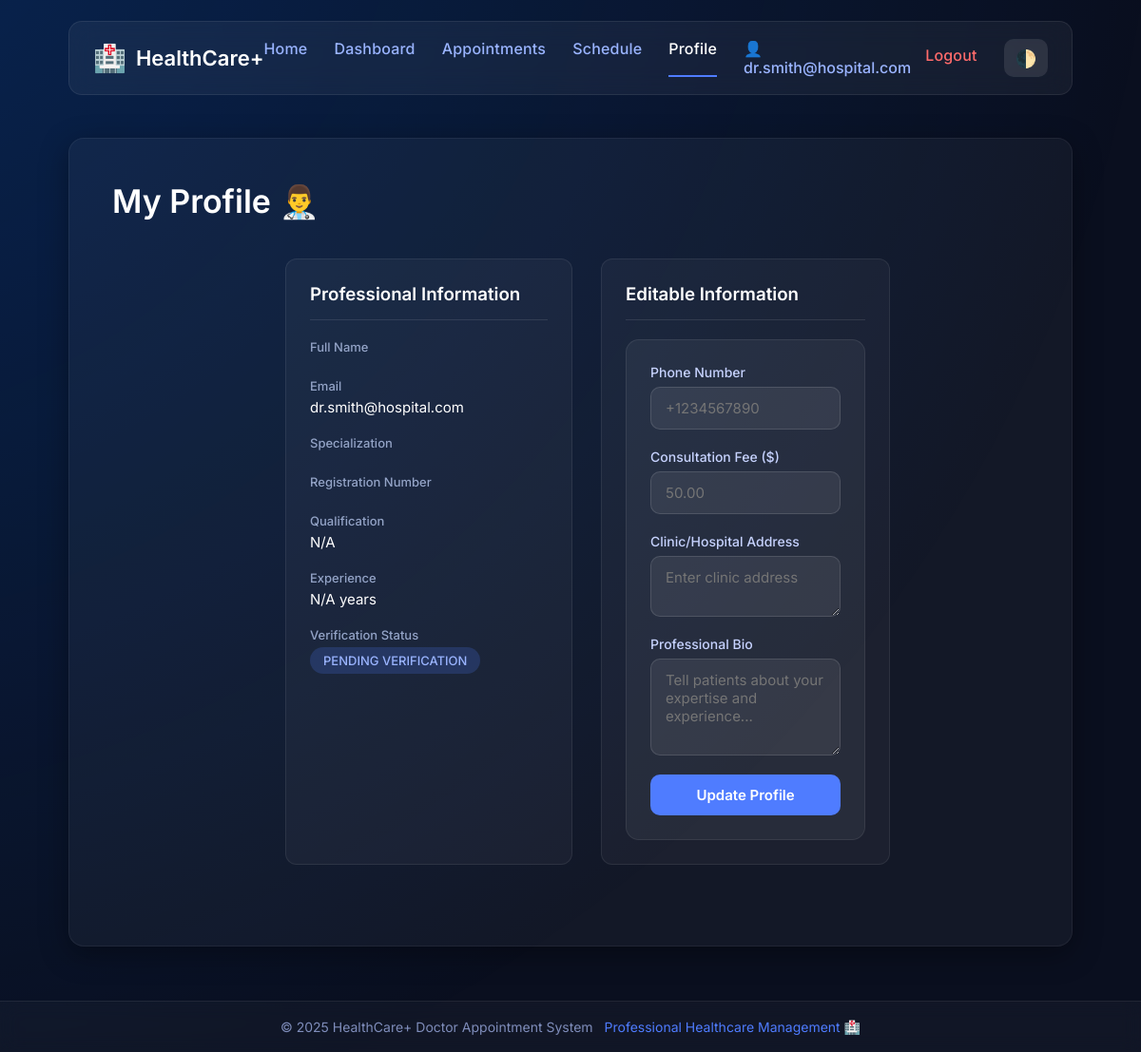
The page /doctor/profile (signed in) on the database as committed earlier.
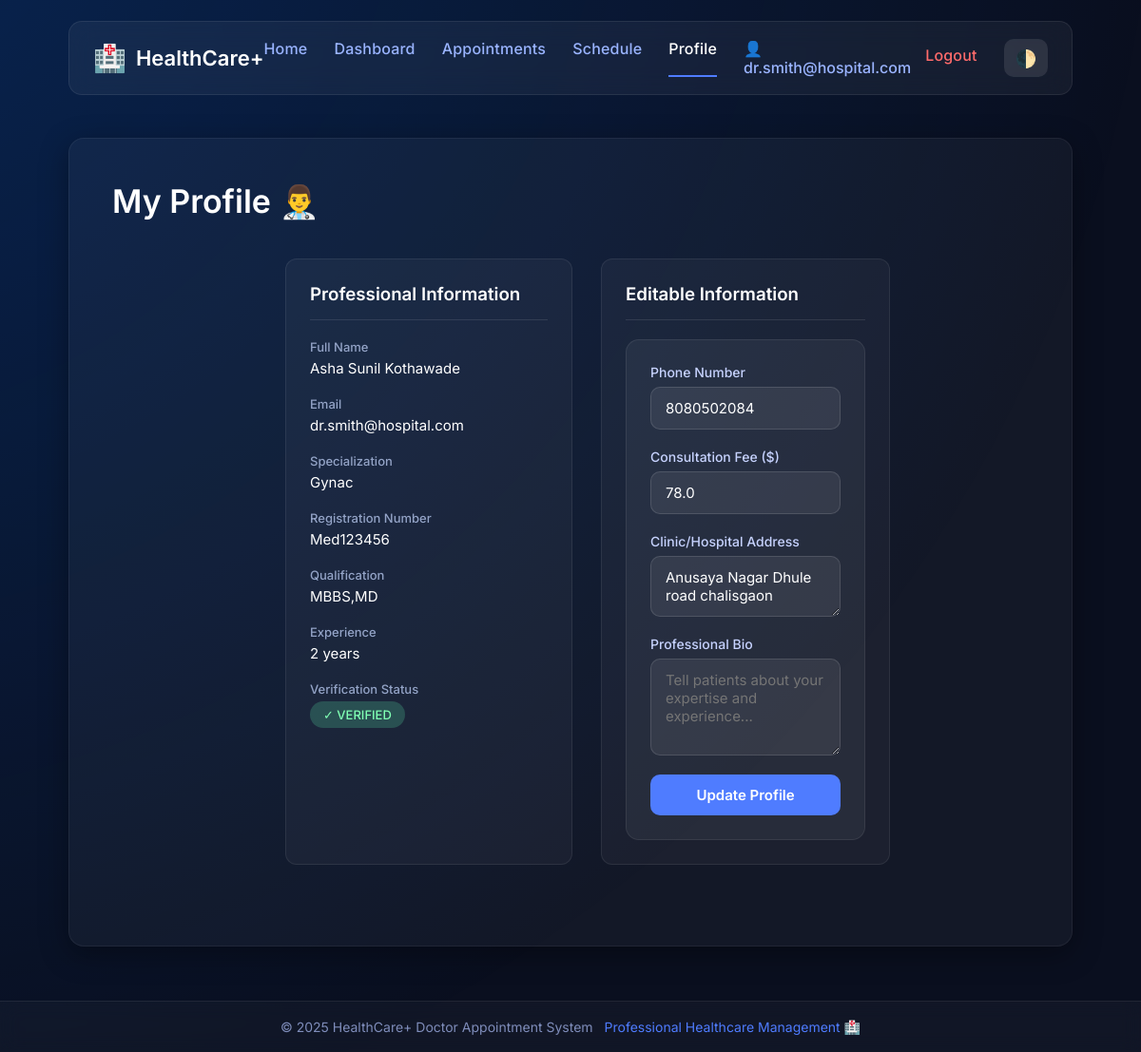
The same page on the database as committed later.
### tables this page shows
CREATE TABLE doctors (
id INTEGER PRIMARY KEY AUTOINCREMENT,
user_id INTEGER UNIQUE NOT NULL,
full_name TEXT NOT NULL,
specialization TEXT NOT NULL,
qualification TEXT,
registration_number TEXT UNIQUE NOT NULL,
phone TEXT,
address TEXT,
experience_years INTEGER,
consultation_fee REAL,
bio TEXT,
profile_image TEXT,
is_verified INTEGER DEFAULT 0,
created_at DATETIME DEFAULT CURRENT_TIMESTAMP,
updated_at DATETIME DEFAULT CURRENT_TIMESTAMP,
FOREIGN KEY (user_id) REFERENCES users(id) ON DELETE CASCADE
);

### routes/doctor.py (the view)
@doctor_bp.route('/profile')
@doctor_required
def profile():
    try:
        with get_db_cursor(doctor_bp.config) as cursor:
            doctor_id = session.get('profile_id')
            doctor = Doctor.get_by_id(cursor, doctor_id)
            user = User.get_by_id(cursor, session['user_id'])
            user_email = user['email'] if user else ''
            return render_template(
                'doctor/profile.html',
                doctor=doctor,
                user_email=user_email,
                title='My Profile'
            )
    except Exception as e:
        flash(f'Error loading profile: {str(e)}', 'error')
        return redirect(url_for('doctor.dashboard'))

### models.py (called while the page is built)
    @staticmethod
    def get_by_id(cursor, user_id):
        query = "SELECT * FROM users WHERE id = ?"
        cursor.execute(query, (user_id,))
        return cursor.fetchone()

    @staticmethod
    def get_by_id(cursor, doctor_id):
        query = """
            SELECT d.*, u.email, u.id as user_id
            FROM doctors d
            JOIN users u ON d.user_id = u.id
            WHERE d.id = ?
        """
        cursor.execute(query, (doctor_id,))
        return cursor.fetchone()

### utils.py (called while the page is built)
def get_db_connection(config):
    db_path = getattr(config, "DB_PATH", "hospital.db")
    connection = sqlite3.connect(
        db_path,
        detect_types=sqlite3.PARSE_DECLTYPES | sqlite3.PARSE_COLNAMES,
        check_same_thread=False
    )
    connection.row_factory = sqlite3.Row
    connection.execute("PRAGMA foreign_keys = ON")
    return connection

@contextmanager
def get_db_cursor(config):
    connection = get_db_connection(config)
    cursor = connection.cursor()
    try:
        yield cursor
        connection.commit()
    except Exception as e:
        connection.rollback()
        raise e
    finally:
        cursor.close()
        connection.close()

### templates/doctor/profile.html
{% extends "base.html" %}
{% block content %}
<div class="page-container">
    <h1>My Profile 👨‍⚕️</h1>
    <div class="profile-container">
        <div class="profile-info-card">
            <h3>Professional Information</h3>
            <div class="info-grid">
                <div class="info-item">
                    <label>Full Name</label>
                    <p>{{ doctor.full_name }}</p>
                </div>
                <div class="info-item">
                    <label>Email</label>
                    <p>{{ user_email }}</p>
                </div>
                <div class="info-item">
                    <label>Specialization</label>
                    <p>{{ doctor.specialization }}</p>
                </div>
                <div class="info-item">
                    <label>Registration Number</label>
                    <p>{{ doctor.registration_number }}</p>
                </div>
                <div class="info-item">
                    <label>Qualification</label>
                    <p>{{ doctor.qualification or 'N/A' }}</p>
                </div>
                <div class="info-item">
                    <label>Experience</label>
                    <p>{{ doctor.experience_years or 'N/A' }} years</p>
                </div>
                <div class="info-item">
                    <label>Verification Status</label>
                    <p>
                        {% if doctor.is_verified %}
                        <span class="badge badge-completed">✓ Verified</span>
                        {% else %}
                        <span class="badge badge-scheduled">Pending Verification</span>
                        {% endif %}
                    </p>
                </div>
            </div>
        </div>
        <div class="profile-edit-card">
            <h3>Editable Information</h3>
            <form method="POST" action="{{ url_for('doctor.update_profile') }}" class="profile-form">
                <div class="form-row">
                    <div class="input-box">
                        <label for="phone">Phone Number</label>
                        <input type="tel" name="phone" id="phone" value="{{ doctor.phone or '' }}"
                            placeholder="+1234567890">
                    </div>
                    <div class="input-box">
                        <label for="consultation_fee">Consultation Fee ($)</label>
                        <input type="number" name="consultation_fee" id="consultation_fee"
                            value="{{ doctor.consultation_fee or '' }}" step="0.01" min="0" placeholder="50.00">
                    </div>
                </div>
                <div class="input-box">
                    <label for="address">Clinic/Hospital Address</label>
                    <textarea name="address" id="address" rows="2"
                        placeholder="Enter clinic address">{{ doctor.address or '' }}</textarea>
                </div>
                <div class="input-box">
                    <label for="bio">Professional Bio</label>
                    <textarea name="bio" id="bio" rows="4"
                        placeholder="Tell patients about your expertise and experience...">{{ doctor.bio or '' }}</textarea>
                </div>
                <button type="submit" class="btn btn-primary">Update Profile</button>
            </form>
        </div>
    </div>
</div>
{% endblock %}

Rows that differ between the two databases and show on the page:
added doctors: full_name "Asha Sunil Kothawade", specialization "Gynac", registration_number "Med123456", qualification "MBBS,MD", experience_years "2", phone "8080502084", consultation_fee "78.0", address "Anusaya Nagar Dhule road chalisgaon"
Other text that changed with them:
{{ doctor.qualification or 'N/A' }}: "N/A" → (not shown)
{{ doctor.experience_years or 'N/A' }}: "N/A" → (not shown)
text no longer shown: "PENDING VERIFICATION"
text now shown: "✓ VERIFIED"
